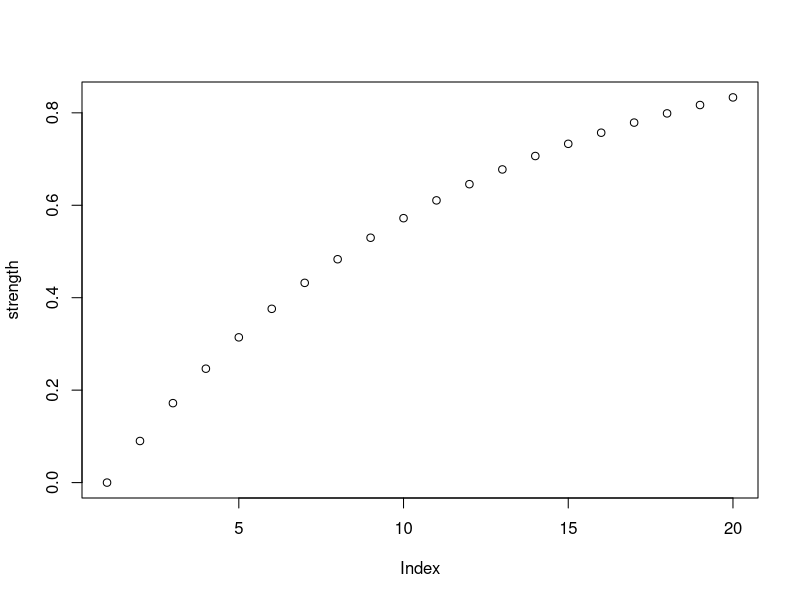
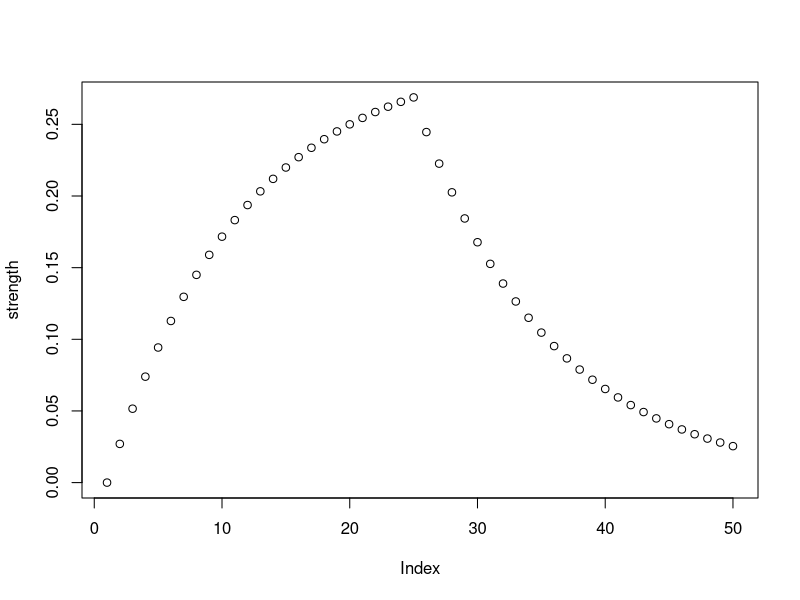
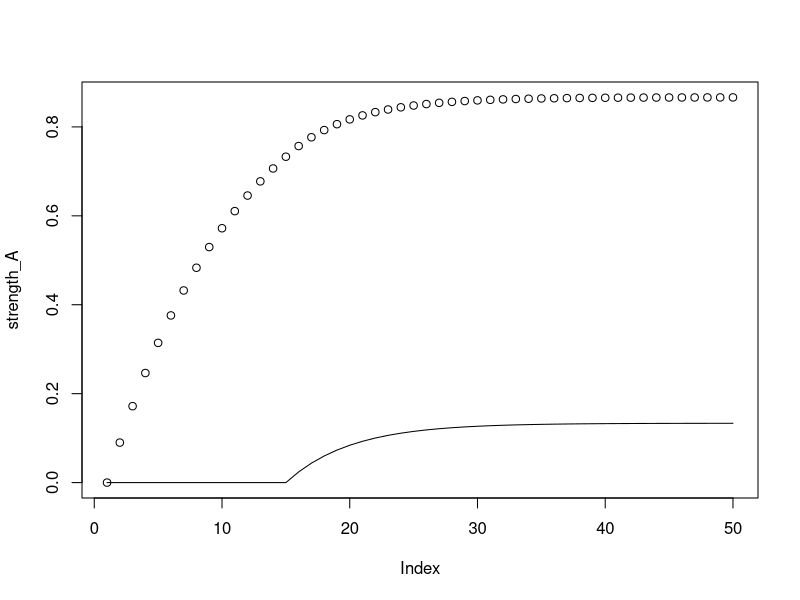

Recreate these plots in R, in order.
## Basic Rescola Wagner Model

###basic function
update_RW <- function(value, alpha = .3, beta = .3, lambda = 1){
  
  #value of compound stimulus: sum of individual strengths
  value_compound <- sum(value)
  
  #prediction errror: diff. between max. associative strength that the US supports & current associative strength for the compound
  prediction_error <- lambda - value_compound
  
  #compute change in strength
  value_change <- alpha * beta * prediction_error
  
  #update associative value
  value <- value + value_change
  
  #return new value
  return (value)
}

### conditioning

n_trials <- 20
strength <- numeric(n_trials) #use to store associative strengths

for (trial in 2:n_trials){
  strength[trial] <- update_RW(strength[trial -1])
}
 plot(strength)

 
### extinction
n_trials <- 50
strength <- numeric(n_trials)
lambda <- .3

for (trial in 2:n_trials){
  
  #trial 1-25 extinction
  if (trial > 25){
    lambda <- 0
  }
  
  strength[trial] <- update_RW(
    value = strength[trial -1],
    lambda = lambda
  )
}
plot(strength)


### blocking
n_trials <- 50

#compound stimulus
strength_A <- rep(0, n_trials)
strength_B <- rep(0, n_trials)

#during first learning phase, B is not present (alpha = 0)
alpha <- c(0.3, 0)

for (trial in 2:n_trials){
  
  #after trial 15, both components of the stimulus are present
  if(trial > 15){
    alpha <- c(.3, .3)
  }
  
  #current associative strengths
  v_old <- c(strength_A[trial -1], strength_B[trial - 1])
  
  #old associative strengths
  v_new <- update_RW(
    value = v_old,
    alpha = alpha
  )
  
  #record the new strengths
  strength_A[trial] <- v_new[1]
  strength_B[trial] <- v_new[2]
  
}
plot(strength_A)
lines(strength_B)

